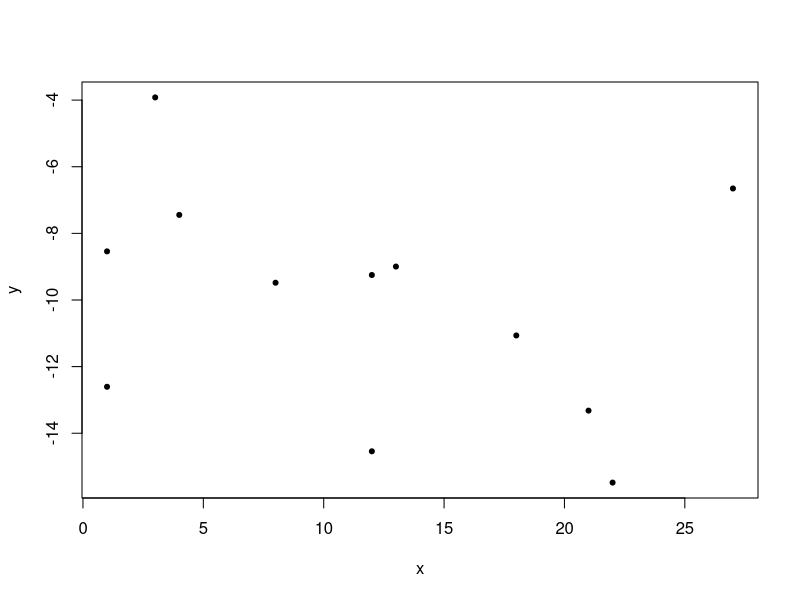

Source code (R):
## ---- chunk 1
seq(from=pi/2, to=2*pi, by=pi/4)
x = c(1, 18, 12, 3, 8, 22, 12, 4, 13, 21, 27, 1)
mean(x)
sd(x)
set.seed(1)
y = -0.1 * x + rnorm(12, mean=-10, sd=4)
cor.test(x, y)
plot(x, y, pch=20)
## ---- chunk 2
13 + 7
## ---- chunk 3
1001 - 93
## ---- chunk 4
81 * 76
## ---- chunk 5
1563 / 43
## ---- chunk 6
1563 %/% 43
1563 %% 43
## ---- chunk 7
16**2
16^2
## ---- chunk 8
sqrt(144)
## ---- chunk 9
pi
exp(1)
## ---- chunk 10
(13 + 6) * 8 - 12**2 / (2.5 + 1.6)
## ---- chunk 11
((13 + 6) * 8) / (12 / (2.5 + 1.6))
